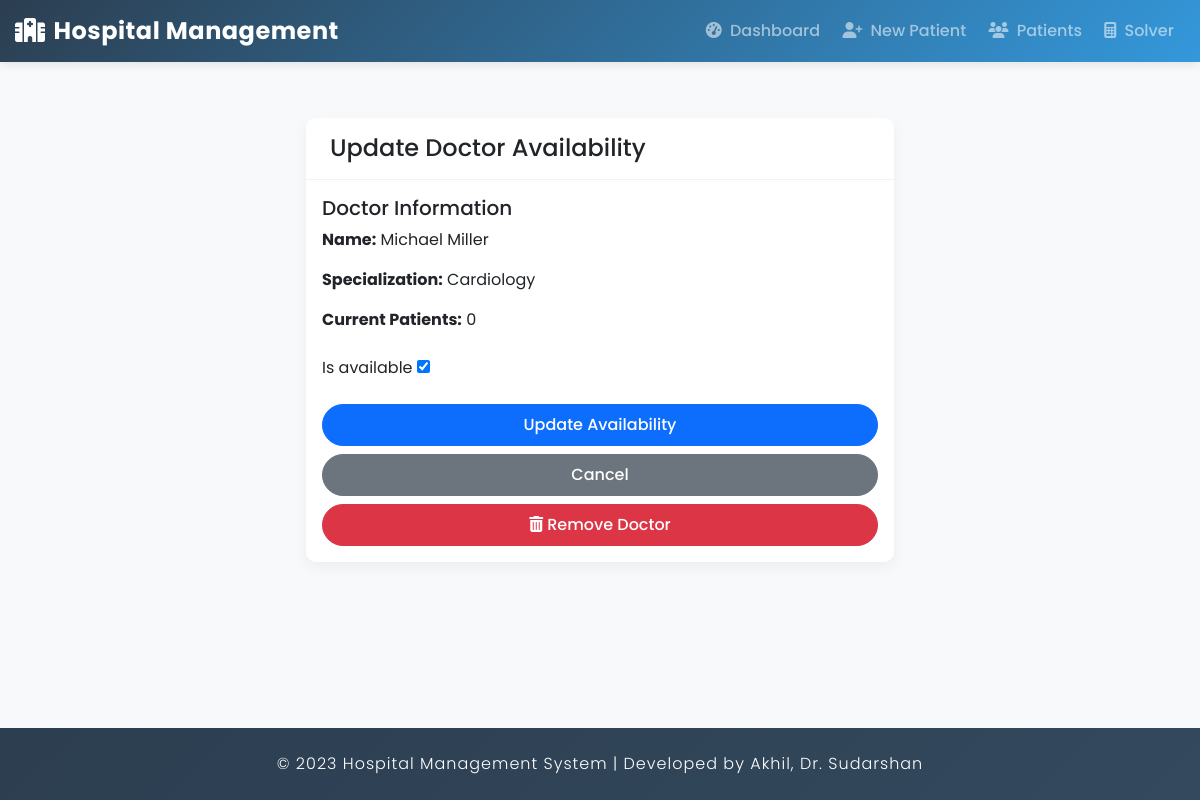
The app's page /doctor/update/5/ with its own data.
### hospital/models.py (models this page shows, shortened)
class Doctor(models.Model):
    user = models.OneToOneField(User, on_delete=models.CASCADE)
    specialty = models.CharField(max_length=100)
    is_available = models.BooleanField(default=True)
    max_patients = models.IntegerField(default=5)
    @property
    def current_patients(self):
        return self.assignment_set.filter(active=True).count()

### hospital/views.py (the view)
# urls.py: path('doctor/update/<int:pk>/', views.DoctorUpdateView.as_view(), name='doctor_update'),
class DoctorUpdateView(UpdateView):
    model = Doctor
    form_class = DoctorAvailabilityForm
    template_name = 'hospital/doctor_update.html'
    success_url = reverse_lazy('hospital:dashboard')

### hospital/forms.py
class DoctorAvailabilityForm(forms.ModelForm):
    class Meta:
        model = Doctor
        fields = ['is_available']

### hospital/templates/hospital/doctor_update.html (shortened to what this page needs)
{% extends 'hospital/base.html' %}
{% block content %}
<div class="row">
    <div class="col-md-6 offset-md-3">
        <div class="card">
            <div class="card-header">
                <h4 class="card-title mb-0">Update Doctor Availability</h4>
            </div>
            <div class="card-body">
                <div class="mb-4">
                    <h5>Doctor Information</h5>
                    <p><strong>Name:</strong> {{ object.user.get_full_name }}</p>
                    <p><strong>Specialization:</strong> {{ object.specialty }}</p>
                    <p><strong>Current Patients:</strong> {{ object.current_patients }}</p>
                </div>
                <form method="post">
                    {% for field in form %}
                    <div class="mb-3">
                        <label for="{{ field.id_for_label }}" class="form-label">
                            {{ field.label }}
                        </label>
                        {{ field }}
                    </div>
                    {% endfor %}
                    <div class="d-grid gap-2">
                        <button type="submit" class="btn btn-primary">
                            Update Availability
                        </button>
                        <a href="{% url 'hospital:dashboard' %}" class="btn btn-secondary">
                            Cancel
                        </a>
                        <a href="{% url 'hospital:doctor_delete' object.pk %}" class="btn btn-danger">
                            <i class="fas fa-trash-alt me-1"></i>Remove Doctor
                        </a>
                    </div>
                </form>
            </div>
        </div>
    </div>
</div>
{% endblock %}

### hospital/templates/hospital/base.html (style rules this page uses)
:root { --primary-color: #2c3e50; --secondary-color: #3498db; --accent-color: #1abc9c; --light-color: #ecf0f1; --dark-color: #2c3e50; --danger-color: #e74c3c; --warning-color: #f39c12; --success-color: #27ae60; --info-color: #3498db; }
body { font-family: 'Poppins', sans-serif; background-color: #f8f9fa; color: #444; min-height: 100vh; display: flex; flex-direction: column; }
.card { border-radius: 10px; border: none; box-shadow: 0 5px 15px rgba(0, 0, 0, 0.05); transition: transform 0.3s, box-shadow 0.3s; margin-bottom: 1.5rem; overflow: hidden; }
.card-header { background-color: #fff; border-bottom: 1px solid rgba(0, 0, 0, 0.05); font-weight: 600; padding: 1rem 1.5rem; }
.btn { font-weight: 500; border-radius: 30px; padding: 0.5rem 1.5rem; transition: all 0.3s; }

### records on screen
Doctor: user.get_full_name "Michael Miller", specialty "Cardiology", current_patients "0", form "☑"

### other values on screen
{{ field.label }} "Is available"
